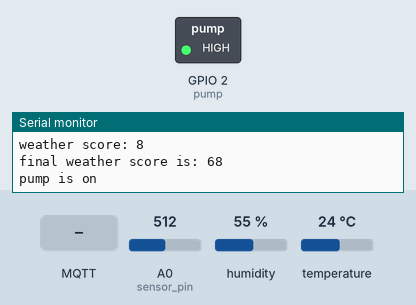
Recording of a sketch running on a simulated ESP8266 (NodeMCU). Shown: switched loads named in the sketch (green lamp = pin HIGH), the last lines printed to the serial monitor. The test bench sets the inputs (shaded band); at power-on: A0 (sensor_pin) = 512, humidity 55 %, temperature 24 °C. WiFi joins after 1.5 s; servers stay silent unless stated; the local clock reads 2024-03-15 10:24:30 at power-on unless the sketch sets it; storage starts empty; no MQTT or app messages arrive unless stated.

Above: at 3.2 s.
3.3 s: MQTT message "0" arrives on the first subscribed topic
At 14.2 s:
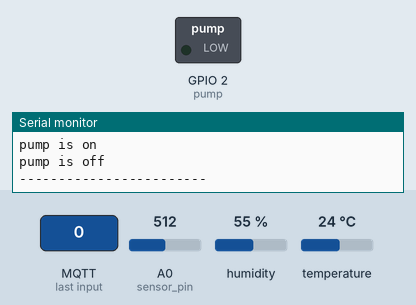
Timing chart, 0 to 15.9 s (numbered marks = the images above; inputs shaded):
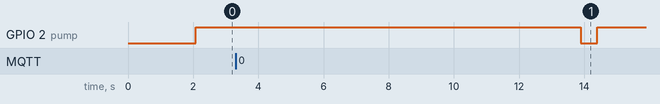

The sketch:

final_code_arduino.ino
```cpp
#include <ESP8266WiFi.h>
#include <PubSubClient.h>
#include <time.h>
#include <TZ.h>
#include <FS.h>
#include <LittleFS.h>
#include <CertStoreBearSSL.h>
#include "DHTesp.h"

DHTesp dht;
bool NewMsg = false;
char Data[2];
int ws = 0;
const int pump = 2;
int sensor_pin = A0;
int mois = 0;

const char* mqtt_server = "4434863454a64154b81bab7294207c19.s1.eu.hivemq.cloud";

BearSSL::CertStore certStore;

WiFiClientSecure espClient;
PubSubClient * client;
unsigned long lastMsg = 0;
#define MSG_BUFFER_SIZE (500)
char msg[MSG_BUFFER_SIZE];
int value = 0;


// WiFi
const char *ssid = "JioFiber-4G"; // Enter your WiFi name
const char *password = "12345678";  // Enter WiFi password

void setup_wifi() {
   Serial.begin(115200);
  // connecting to a WiFi network
  WiFi.begin(ssid, password);
  while (WiFi.status() != WL_CONNECTED) {
      delay(500);
      Serial.println("Connecting to WiFi..");
  }
  Serial.println("Connected to the WiFi network");
}


void setDateTime() {
  configTime(TZ_Europe_Berlin, "pool.ntp.org", "time.nist.gov");
  Serial.print("Waiting for NTP time sync: ");
  time_t now = time(nullptr);
  while (now < 8 * 3600 * 2) {
    delay(100);
    Serial.print(".");
    now = time(nullptr);
  }
  Serial.println();
  struct tm timeinfo;
  gmtime_r(&now, &timeinfo);
  Serial.printf("%s %s", tzname[0], asctime(&timeinfo));
}


void reconnect() {
  // Loop until we’re reconnected
  while (!client->connected()) {
    Serial.println("Attempting MQTT connection…");
    String clientId = "ESP8266Client - MyClient";
    if (client->connect(clientId.c_str(), "weather_score", "Score123")) {
      Serial.println("connected");
      //client->publish("testTopic", "hello world");
      //client->subscribe("weather_score/#");
    } else {
      Serial.print("failed, rc = ");
      Serial.print(client->state());
      delay(5000);
    }
  }
}


void setup() {
  Serial.begin(9600);
  delay(500);
 // mqtt setup
  LittleFS.begin();
  setup_wifi();
  setDateTime();
  pinMode(LED_BUILTIN, OUTPUT);
  int numCerts = certStore.initCertStore(LittleFS, PSTR("/certs.idx"), PSTR("/certs.ar"));
  Serial.printf("Number of CA certs read: %d\n", numCerts);
  if (numCerts == 0) {
    Serial.printf("No certs found. Did you run certs-from-mozilla.py and upload the LittleFS directory before running?\n");
    return;
  }
  BearSSL::WiFiClientSecure *bear = new BearSSL::WiFiClientSecure();
  // Integrate the cert store with this connection
  bear->setCertStore(&certStore);
  client = new PubSubClient(*bear);
  client->setServer(mqtt_server, 8883);
  client->setCallback(callback);
  pinMode(pump, OUTPUT);

// other setups

  dht.setup(14, DHTesp::DHT11);
}
void callback(char* topic, byte *payload, unsigned int length)
{
    ws =  ((payload[0]-'0')*10)+(payload[1]-'0');
    //Serial.print("data received: ");
    //Serial.println(ws);
    if ((char)payload[0] != NULL) {
      digitalWrite(LED_BUILTIN, LOW);
      delay(500);
      digitalWrite(LED_BUILTIN, HIGH);
    }
    else digitalWrite(LED_BUILTIN, HIGH);
}

void motor_delay(int del){
  //use port d4, vcc, gnd

  Serial.println("pump is on");
  delay(del*100);
  digitalWrite(pump, HIGH);
  Serial.println("pump is off");
}
void loop() {
  if (!client->connected())reconnect();
  client->subscribe("weather_score/#");
  digitalWrite(pump, HIGH);
  //client->publish("tt", "hello world");


 // temperature_score
 // use port d5, 3.3v,gnd
  int ts;
  float temp = dht.getTemperature();
  if(temp<5)ts = 10;
  else if (temp>5  && temp<=10)ts = 20;
  else if (temp>10 && temp<=15)ts = 30;
  else if (temp>15 && temp<=20)ts = 40;
  else if (temp>20 && temp<=25)ts = 50;
  else if (temp>25 && temp<=30)ts = 60;
  else if (temp>30 && temp<=35)ts = 70;
  else if (temp>35 && temp<=40)ts = 80;
  else if (temp>40 && temp<=45)ts = 90;
  else ts = 100;
  ts = ts/5;
  Serial.print("temperature score: ");
  Serial.println(ts);

//moisture_score // use port A0 and gnd
  int ms;
  mois= analogRead(sensor_pin);
  mois = map(mois,550,0,0,100);
  if(mois<10)ms = 100;
  else if (mois>10  && mois<=20)ms = 90;
  else if (mois>20 && mois<=30)ms = 80;
  else if (mois>30 && mois<=40)ms = 70;
  else if (mois>40 && mois<=50)ms = 60;
  else if (mois>50 && mois<=60)ms = 50;
  else if (mois>60 && mois<=70)ms = 40;
  else if (mois>70 && mois<=80)ms = 30;
  else if (mois>80 && mois<=90)ms = 20;
  else ms = 10;
  ms = (ms/5)*2;

  Serial.print("soil moisture score: ");
  Serial.println(ms);

//humidity_score
// use port d5, 3.3v,gnd
  int hs;
  float humi = dht.getHumidity();
  if(humi<10)hs = 10;
  else if (humi>10  && humi<=20)hs = 90;
  else if (humi>20 && humi<=30)hs = 80;
  else if (humi>30 && humi<=40)hs = 70;
  else if (humi>40 && humi<=50)hs = 60;
  else if (humi>50 && humi<=60)hs = 50;
  else if (humi>60 && humi<=70)hs = 40;
  else if (humi>70 && humi<=80)hs = 30;
  else if (humi>80 && humi<=90)hs = 20;
  else hs = 10;
  hs = hs/5;
  Serial.print("humidity score: ");
  Serial.println(hs);

//weather_score
  // use ws variable...
  if (ws>20||ws==0) ws = 8;
  Serial.print("weather score: ");
  Serial.println(ws);
//final score
int fs;
fs = ts+hs+ms+ws;

Serial.print("final weather score is: ");
Serial.println(fs);
motor_delay(fs);
Serial.println("------------------------");
delay(5000);
client->loop();
}
```

Measured:
- after the input at 3.3 s, GPIO 2 (pump): HIGH → LOW after 10.6 s, → HIGH 0.50 s later
